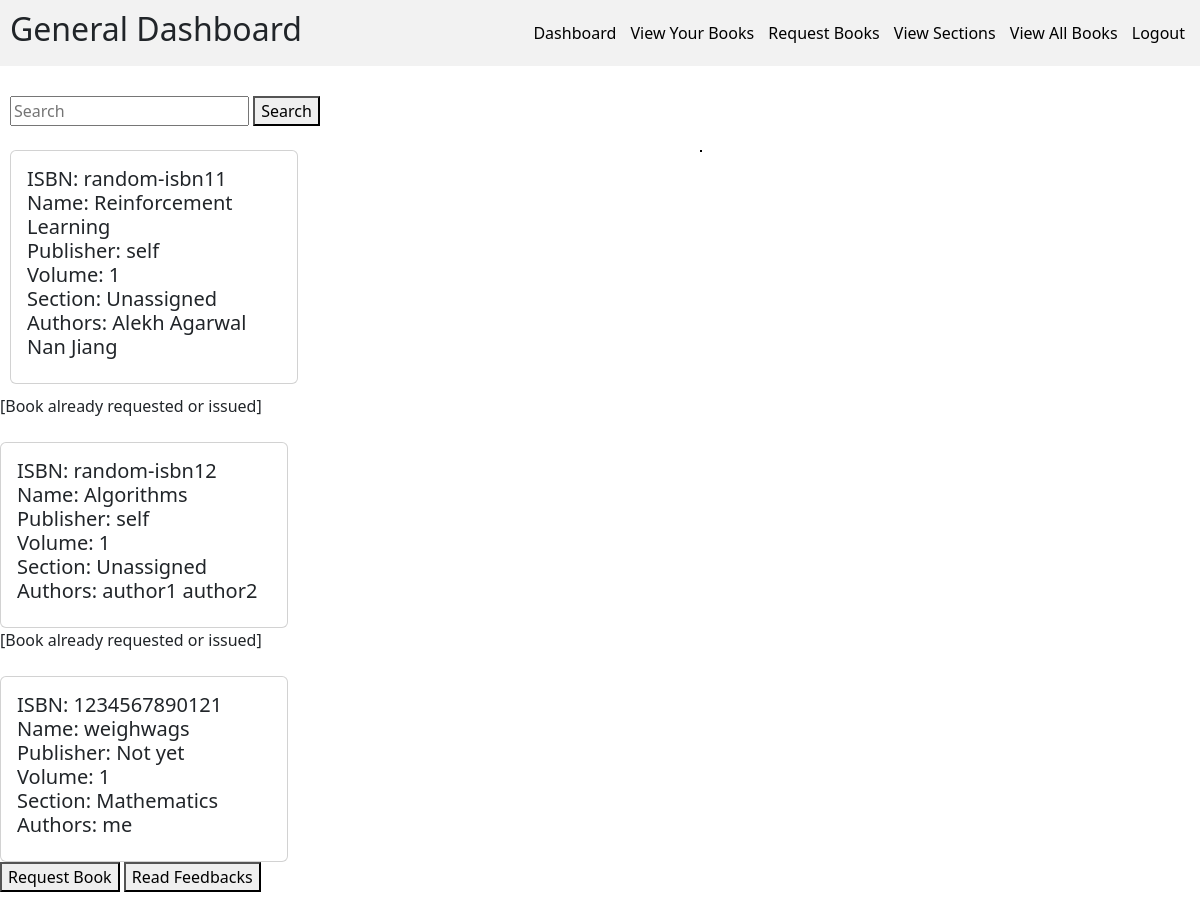
Page /generalDashboard/requestBooks/ (signed in) on the earlier database version.
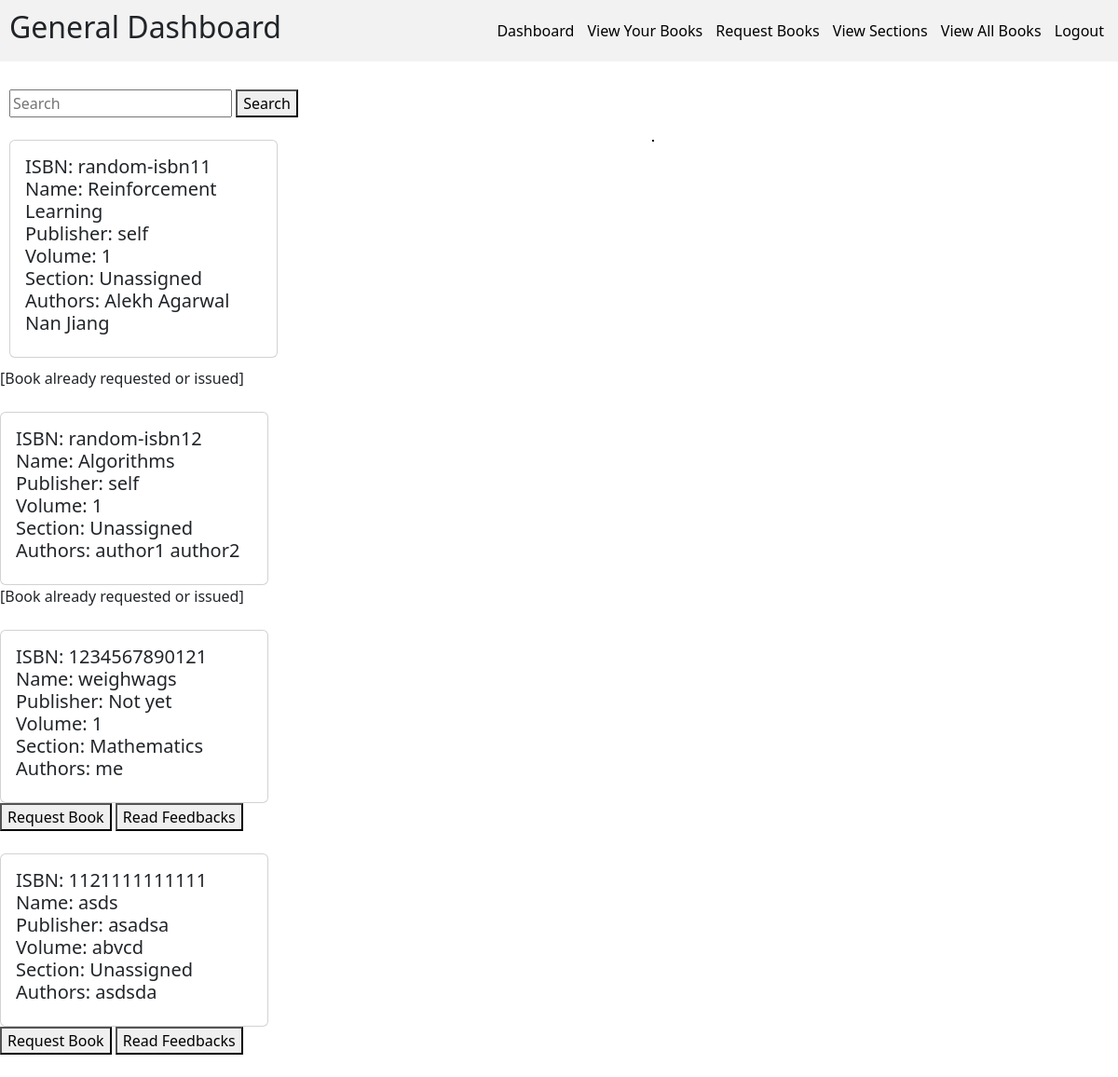
Same page on the later database version.
### models.py (models this page shows)
class BookModel(db.Model):
    __tablename__ = "book"
    id = Column(Integer, primary_key=True, autoincrement=True)
    isbn = Column(String(13), nullable=False, unique=True)
    name = Column(String(100), nullable=False)
    page_count = Column(Integer, nullable=False)
    content = Column(String, nullable=False)
    publisher = Column(String(100), nullable=False)
    volume = Column(Integer, nullable = False)
    section_id = Column(Integer, ForeignKey("section.id"), nullable=False)
    search_word = Column(String(500), nullable=False)
    price = Column(Integer, nullable=False)

class SectionModel(db.Model):
    __tablename__ = "section"
    id = Column(Integer, primary_key=True, autoincrement=True)
    name = Column(String(20), nullable=False, unique=True)
    date_created = Column(Date, nullable=False)
    description = Column(String(100), nullable=False)
    search_word = Column(String(150), nullable=False)

class BookAuthorModel(db.Model):
    __tablename__ = "book_author"
    book_id = Column(Integer, ForeignKey("book.id"), primary_key=True)
    author_name = Column(String(40), primary_key=True)
    search_word = Column(String(40), nullable=False)

### app.py (the view)
        def wrapper(*args, **kwargs):
            info = UserInfoModel.query.filter_by(uid=current_user.id).first()
            if not info:
                return "Info not found", 404
            if info.role != role:
                return f"Only {role} user has access here", 400
            else:
                return function(*args, **kwargs)

### app.py (called while the page is built)
def check_role(role: str):
    def decorator(function: Callable):
        def wrapper(*args, **kwargs):
            info = UserInfoModel.query.filter_by(uid=current_user.id).first()
            if not info:
                return "Info not found", 404
            if info.role != role:
                return f"Only {role} user has access here", 400
            else:
                return function(*args, **kwargs)
        wrapper.__name__ = function.__name__
        return wrapper
    return decorator

def get_all_book_authors():
    return BookAuthorModel.query.all()

@app.route("/generalDashboard/requestBooks/", methods=["GET"])
@check_role(role="General")
@login_required
def requestBooks():
    book_authors = get_all_book_authors()
    book_requests = BookRequestsModel.query.filter_by(uid=current_user.id).all()
    book_issues = BookIssueModel.query.filter_by(uid=current_user.id).all()
    issued_book_ids = [book_request.book_id for book_request in book_requests]
    issued_book_ids.extend([book_issue.book_id for book_issue in book_issues])
    print(issued_book_ids)
    books = (
        db.session.query(BookModel, SectionModel)
        .join(SectionModel, onclause=SectionModel.id == BookModel.section_id)
        .all()
    )
    return render_template(
        "allBooks.html",
        books=books,
        issued_book_ids=issued_book_ids,
        book_authors=book_authors,
    )

### blueprints/api.py (called while the page is built)
@login_manager.user_loader
def load_user(id):
    return UserLoginModel.query.get(id)

### Templates/allBooks.html (shortened to what this page needs)
{% extends "generalBase.html" %}
{% block content %}
<div>
    <form action="/requestBooks/search">
        <input type="search" placeholder="Search" aria-label="Search" name="search_word">
        <button type="submit">Search</button>
    </form>
</div>
<br>
<div class="flash">
</div>
{% if not books %}
<h4>No books for issue yet!</h4>
{% else %}
{% for book, section in books: %}
<div class="card" style="width: 18rem;">
    <div class="card-body">
        <h5>
                ISBN: {{book.isbn}} <br>
                Name: {{book.name}} <br>
                Publisher: {{book.publisher}} <br>
                Volume: {{book.volume}} <br>
                Section: {{section.name}} <br>
                Authors:
                {% for book_author in book_authors %}
                    {% if book_author.book_id == book.id: %}
                    {{book_author.author_name}}
                    {% endif %}
                {% endfor %}
                <br>
            </h5>
        </div>
    </div>
</div>
    {% for issued_book_id in issued_book_ids if issued_book_id == book.id %}
    [Book already requested or issued] <br>
    {% else %}
    <a href="/requestBook?id={{book.id}}"><button>Request Book</button></a>
    <a href="/readFeedback?id={{book.id}}"><button>Read Feedbacks</button></a>
    <br>
    {% endfor %}
    <br>
{% endfor %}
{% endif %}
{% endblock %}

### templates/generalBase.html (shortened to what this page needs)
<!DOCTYPE html>
<html lang="en">
<head>
    {% block head %}
    <link rel="stylesheet" href="{{ url_for('static', filename='generalStyle.css') }}">
    <link rel="stylesheet" href="/../static/bootstrap.min.css">
    {% endblock %}
</head>
<body>
    <nav style="margin-bottom: 20px;">
        <div>
          <h2>General Dashboard</h2>
        </div>
        <div class="navAnchor">
            <a href="/generalDashboard">Dashboard</a>
            <a href="/generalDashboard/books">View Your Books</a>
            <a href="/generalDashboard/requestBooks">Request Books</a>
            <a href="/generalDashboard/sections">View Sections</a>
            <a href="/viewAllBooks">View All Books</a>
            <a href="/logout">Logout</a>
        </div>
    </nav>
    <div class="display">
    {% block content %}
    {% endblock %}
</body>
</html>

### static/generalStyle.css (style rules this page uses)
html, body { margin: 0px; font-family: Ubuntu, system-ui, -apple-system, BlinkMacSystemFont, "Segoe UI", Roboto, Oxygen, Cantarell, "Open Sans", "Helvetica Neue", sans-serif; }
nav { background-color: #f2f2f2; padding: 10px; display: flex; justify-content: space-between; align-items: center; }
nav div:first-child { font-weight: bold; }
.navAnchor a { text-decoration: none; color: black; margin: 5px; }
.flash { position: fixed; top: 10; left: 700px; background-color: #f08080; border: 1px solid black; border-radius: 20; }

### templates/generalBase.html (style rules this page uses)
.display { padding: 10px; }

Differences in the rows shown:
added BookModel: isbn "1121111111111", name "asds", publisher "asadsa", volume "abvcd", name "Unassigned"
added BookAuthorModel: author_name "asdsda", shown under "1121111111111"
